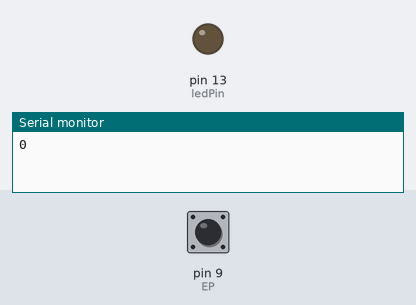
A sketch run on a simulated Arduino Uno, built with avr-gcc and run on an emulated ATmega328P. Parts: output pins drawn as LEDs (lit = HIGH), the last lines printed to the serial monitor. The test bench sets the inputs (shaded band); at power-on: pin 9 (EP) LOW.

Above: at 1.2 s.
1.3 s: pin 9 (EP) pulsed HIGH 2 times (0.12 s each, 0.3 s apart)
At 2.0 s:
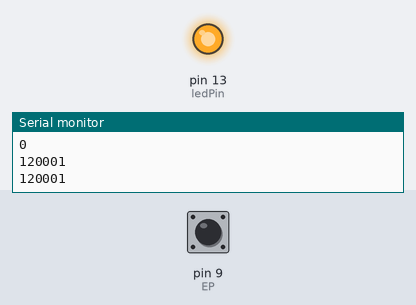
Timing chart, 0 to 4.3 s (numbered marks = the images above; inputs shaded):
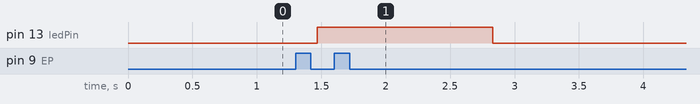

The sketch:

Logo-Sensor.ino
```cpp
// Watch video here: https://www.youtube.com/watch?v=235BLk7vk00

/* Vibration sensor connected to Arduino pins as follows:
 Arduino            Vibration Sensor
   D9                    DOut
   GND                   GND
   +5V                   VCC

   D13                Indication LED
*/

int ledPin = 13;
int EP =9;

void setup(){
  pinMode(ledPin, OUTPUT);
  pinMode(EP, INPUT); //set EP input for measurment
  Serial.begin(9600); //init serial 9600
 // Serial.println("----------------------Vibration demo------------------------");
}
void loop(){
  long measurement =TP_init();
  delay(50);
 // Serial.print("measurment = ");
  Serial.println(measurement);
  if (measurement > 1000){
    digitalWrite(ledPin, HIGH);
  }
  else{
    digitalWrite(ledPin, LOW);
  }
}

long TP_init(){
  delay(10);
  long measurement=pulseIn (EP, HIGH);  //wait for the pin to get HIGH and returns measurement
  return measurement;
}
```

Measured:
- after the input at 1.3 s, pin 13 (ledPin): LOW → HIGH after 0.17 s, → LOW 1.4 s later
